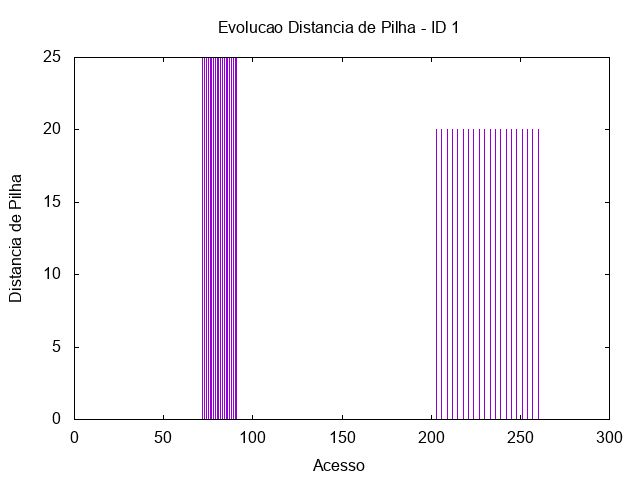

Generate this figure with gnuplot:
set term png
set output "/tmp/out/soma-distp-1.png"
set title "Evolucao Distancia de Pilha - ID 1"
set xlabel "Acesso"
set ylabel "Distancia de Pilha"
plot "/tmp/out/soma-acesso-2-1.gpdat" u 2:5 w impulses t ""
